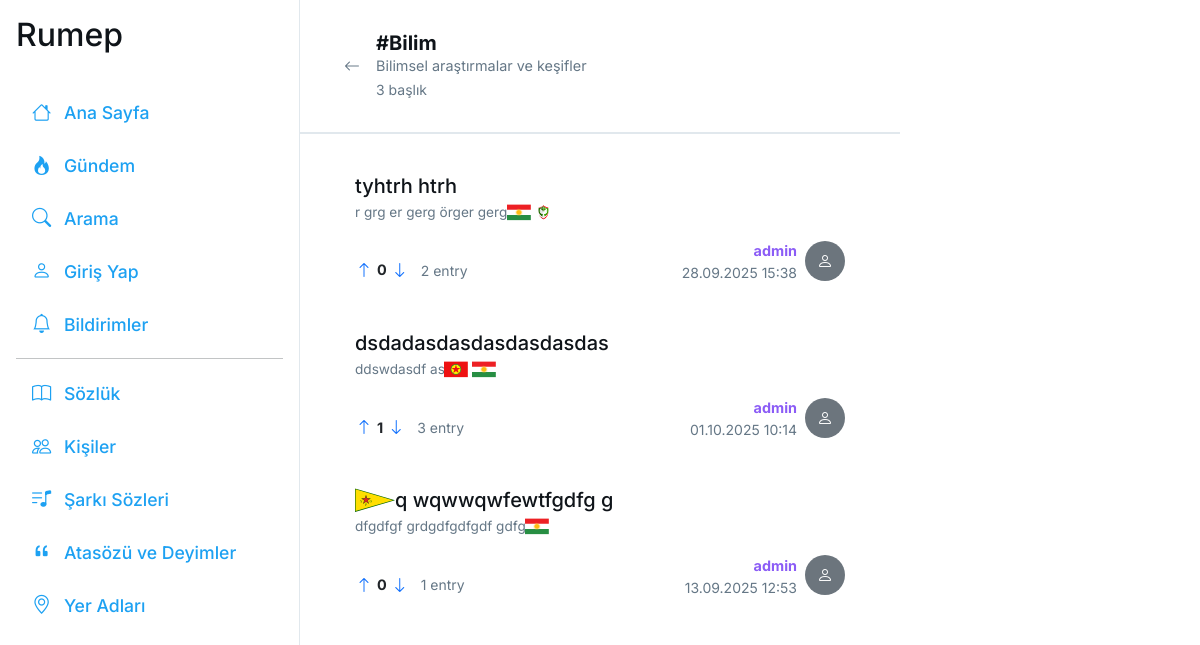
Screenshot of /category/bilim/ with the database file from the repository.
### main/models.py (models this page shows, shortened)
class Category(models.Model):
    name = models.CharField(max_length=100, unique=True)
    slug = models.SlugField(max_length=100, unique=True)
    description = models.TextField(blank=True)
    created_at = models.DateTimeField(auto_now_add=True)
    class Meta:
        verbose_name = _('Kategori')
        verbose_name_plural = _('Kategoriler')
        ordering = ['name']

class Topic(models.Model):
    title = models.CharField(max_length=200, unique=True, validators=[validate_title_text_only])
    slug = models.SlugField(max_length=200, unique=True, blank=True)
    code = models.CharField(max_length=10, unique=True, blank=True)
    user = models.ForeignKey(settings.AUTH_USER_MODEL, on_delete=models.CASCADE)
    categories = models.ManyToManyField(Category, blank=True, related_name='topics')
    created_at = models.DateTimeField(auto_now_add=True)
    updated_at = models.DateTimeField(auto_now=True)
    upvotes = models.ManyToManyField(settings.AUTH_USER_MODEL, related_name='upvoted_topics', blank=True)
    downvotes = models.ManyToManyField(settings.AUTH_USER_MODEL, related_name='downvoted_topics', blank=True)
    objects = TopicManager()
    class Meta:
        ordering = ['-updated_at']
        verbose_name = _('Başlık')
        verbose_name_plural = _('Başlıklar')
    def entry_count(self):
        return self.entries.count()
    def upvote_count(self):
        return self.upvotes.count()
    def downvote_count(self):
        return self.downvotes.count()
    def vote_score(self):
        return self.upvote_count() - self.downvote_count()

class Entry(models.Model):
    topic = models.ForeignKey(Topic, on_delete=models.CASCADE, related_name='entries')
    user = models.ForeignKey(settings.AUTH_USER_MODEL, on_delete=models.CASCADE)
    content = models.TextField(max_length=10000)
    code = models.CharField(max_length=10, unique=True, blank=True)
    link = models.URLField(blank=True, null=True)
    font_family = models.CharField(max_length=100, blank=True, null=True)
    created_at = models.DateTimeField(auto_now_add=True)
    updated_at = models.DateTimeField(auto_now=True)
    likes = models.ManyToManyField(settings.AUTH_USER_MODEL, related_name='liked_entries', blank=True)
    upvotes = models.ManyToManyField(settings.AUTH_USER_MODEL, related_name='upvoted_entries', blank=True)
    downvotes = models.ManyToManyField(settings.AUTH_USER_MODEL, related_name='downvoted_entries', blank=True)
    objects = EntryManager()
    class Meta:
        ordering = ['created_at']
        verbose_name = _('Entry')
        verbose_name_plural = _('Entry\'ler')

class Profile(models.Model):
    USER_ROLES = [
        ('user', _('Kullanıcı')),
        ('writer', _('Yazar')),
        ('moderator', _('Moderatör')),
        ('admin', _('Admin')),
        ('super_admin', _('Süper Admin')),
    ]
    user = models.OneToOneField(settings.AUTH_USER_MODEL, on_delete=models.CASCADE)
    nickname = models.CharField(max_length=50)
    username = models.CharField(max_length=30, unique=True)
    biography = models.TextField(max_length=500, blank=True, null=True)
    instagram_username = models.CharField(max_length=30, blank=True, null=True)
    twitter_username = models.CharField(max_length=30, blank=True, null=True)
    youtube_url = models.URLField(blank=True, null=True, verbose_name=_('YouTube Kanalı'))
    tiktok_username = models.CharField(max_length=30, blank=True, null=True, verbose_name=_('TikTok Kullanıcı Adı'))
    linkedin_url = models.URLField(blank=True, null=True, verbose_name=_('LinkedIn Profili'))
    github_username = models.CharField(max_length=30, blank=True, null=True, verbose_name=_('GitHub Kullanıcı Adı'))
    website_url = models.URLField(blank=True, null=True, verbose_name=_('Kişisel Website'))
    facebook_username = models.CharField(max_length=30, blank=True, null=True, verbose_name=_('Facebook Kullanıcı Adı'))
    user_role = models.CharField(
        max_length=20,
        choices=USER_ROLES,
        default='user',
        verbose_name=_('Kullanıcı Rolü')
    )
    katki_puani = models.PositiveIntegerField(default=0)
    account_status = models.CharField(
        max_length=20,
        choices=[
            ('active', _('Aktif')),
            ('frozen', _('Dondurulmuş')),
            ('deletion_scheduled', _('Silinme Planlandı'))
        ],
        default='active'
    )
    scheduled_deletion_date = models.DateTimeField(blank=True, null=True)
    preferred_language = models.CharField(
        max_length=10,
        choices=[
            ('tr', _('Türkçe')),
            ('ku', _('Kürtçe')),
            ('en', _('İngilizce')),
        ],
        default='tr',
        blank=True
    )
    dark_mode = models.BooleanField(default=False, verbose_name=_('Karanlık Mod'))

### main/views/category_views.py (the view)
# urls.py: path('category/<slug:slug>/', category_views.category_detail, name='category_detail'),
def category_detail(request, slug):
    category = get_object_or_404(Category, slug=slug)
    topics = Topic.objects.filter(categories=category).order_by('-updated_at')
    all_categories = Category.objects.all().order_by('name')
    category.topic_count = topics.count()
    paginator = Paginator(topics, 20)
    page_number = request.GET.get('page')
    page_obj = paginator.get_page(page_number)
    return render(request, 'main/category_detail.html', {
        'category': category,
        'topics': page_obj,
        'all_categories': all_categories,
        'user': request.user
    })

### main/context_processors.py (called while the page is built, shortened)
def notification_count(request):
    if request.user.is_authenticated:
        unread_count = request.user.notifications.filter(is_read=False).count()
        return {'unread_notifications_count': unread_count}
    return {'unread_notifications_count': 0}

def user_role_context(request):
    return {
        'user_role': 'user',
        'user_role_display': _('Kullanıcı'),
        'user_role_badge': _('Kullanıcı'),
        'is_writer': False,
        'is_moderator': False,
        'is_admin': False,
        'is_super_admin': False,
    }

def sidebar_data(request):
    popular_topics = Topic.objects.annotate(
        total_entries=Count('entries')
    ).filter(total_entries__gt=0).order_by('-total_entries')[:5]
    active_authors = Profile.objects.annotate(
        topic_count=Count('user__topic'),
        entry_count=Count('user__entry')
    ).filter(
        topic_count__gt=0
    ).order_by('-topic_count', '-entry_count')[:5]
    return {
        'sidebar_popular_topics': popular_topics,
        'sidebar_active_authors': active_authors,
    }

### main/templatetags/category_tags.py (called while the page is built)
@register.filter
def translate_category(category_name):
    translations = {
        'Spor': _('Spor'),
        'Teknoloji': _('Teknoloji'),
        'Müzik': _('Müzik'),
        'Siyaset': _('Siyaset'),
        'Sanat': _('Sanat'),
        'Bilim': _('Bilim'),
        'Eğitim': _('Eğitim'),
        'Sağlık': _('Sağlık'),
        'Ekonomi': _('Ekonomi'),
        'Kültür': _('Kültür'),
        'Tarih': _('Tarih'),
        'Edebiyat': _('Edebiyat'),
        'Sinema': _('Sinema'),
        'Oyun': _('Oyun'),
        'Yemek': _('Yemek'),
        'Seyahat': _('Seyahat'),
        'Moda': _('Moda'),
        'Doğa': _('Doğa'),
        'Felsefe': _('Felsefe'),
        'Din': _('Din'),
    }
    return translations.get(category_name, category_name)

### main/templatetags/post_tags.py (called while the page is built)
@register.filter
def process_mentions(text):
    from main.models import Profile
    def replace_mention(match):
        username = match.group(1)
        try:
            profile = Profile.objects.get(username=username)
            profile_url = reverse('profile_detail', args=[username])
            return f'<a href="{profile_url}" class="mention-link">@{username}</a>'
        except Profile.DoesNotExist:
            return f'@{username}'
    mention_pattern = r'@([a-zA-Z0-9_]+)'
    processed_text = re.sub(mention_pattern, replace_mention, text)
    return mark_safe(processed_text)

### main/templates/main/category_detail.html (shortened to what this page needs)
{% extends 'main/base.html' %}
{% load static %}
{% load post_tags %}
{% load i18n %}
{% load category_tags %}
{% block page_tabs %}
    {% include 'main/partials/category_tabs.html' with category=category %}
{% endblock %}
{% block content %}
<div class="container twitter-container">
    <div class="topic-container">
        {% for topic in topics %}
            {% with first_entry=topic.entries.first %}
                <div class="card mb-2 topic-card border-0" style="box-shadow: none !important;">
                    <div class="card-body">
                        <a href="{% url 'topic_detail' topic.slug %}" class="text-decoration-none text-dark">
                            <h5 class="card-title mb-1">{{ topic.title }}</h5>
                        </a>
                        {% if first_entry %}
                        <div class="first-entry-preview text-muted mb-2" style="font-size: 0.85rem; color: #6c757d;">
                            {% if first_entry.content|length > 790 %}
                                {{ first_entry.content|slice:":790"|render_emojis|safe }}
                                <a href="{% url 'topic_detail' topic.slug %}" class="text-primary text-decoration-none">...{% trans "devamını gör" %}</a>
                            {% else %}
                                {{ first_entry.content|render_emojis|safe }}
                            {% endif %}
                        </div>
                        {% endif %}
                        <div class="d-flex justify-content-between align-items-end mt-3">
                            <div class="vote-buttons d-flex gap-1 align-items-center">
                                <button class="btn btn-link p-0 vote-btn" data-topic-slug="{{ topic.slug }}" data-vote-type="up">
                                    <i class="bi bi-arrow-up{% if user in topic.upvotes.all %}-circle-fill text-success{% endif %}"></i>
                                </button>
                                <span class="vote-score fw-bold" style="font-size: 0.9rem;">{{ topic.vote_score }}</span>
                                <button class="btn btn-link p-0 vote-btn" data-topic-slug="{{ topic.slug }}" data-vote-type="down">
                                    <i class="bi bi-arrow-down{% if user in topic.downvotes.all %}-circle-fill text-danger{% endif %}"></i>
                                </button>
                                <small class="text-muted ms-2">{{ topic.entry_count }} {% trans "entry" %}</small>
                            </div>
                            <div class="d-flex align-items-center">
                                <div class="text-end me-2">
                                    <a href="{% url 'profile_detail' topic.user.profile.username %}" class="fw-bold text-decoration-none" style="font-size: 0.9rem; color: #8b5cf6;">{{ topic.user.profile.nickname }}</a>
                                    <small class="text-muted d-block">{{ topic.created_at|date:"d.m.Y H:i" }}</small>
                                </div>
                                <div class="rounded-circle bg-secondary d-flex align-items-center justify-content-center" style="width: 40px; height: 40px;">
                                    <i class="bi bi-person text-white"></i>
                                </div>
                            </div>
                        </div>
                    </div>
                </div>
            {% endwith %}
        {% empty %}
            <p class="text-muted p-3">{% trans "Bu kategoride henüz başlık yok." %}</p>
        {% endfor %}
    </div>
</div>
{% endblock %}

### main/templates/main/partials/category_tabs.html
{% load i18n %}
{% load category_tags %}
<div class="page-title-area">
    <div class="d-flex align-items-center p-3">
        <a href="{% url 'categories' %}" class="btn btn-link text-muted p-1 me-2 flex-shrink-0" title="{% trans 'Tüm Kategoriler' %}" style="width: 32px; height: 32px; display: flex; align-items: center; justify-content: center;">
            <i class="bi bi-arrow-left fs-6"></i>
        </a>
        <div class="flex-grow-1">
            <h4 class="page-title mb-0 fw-bold">#{{ category.name|translate_category }}</h4>
            {% if category.description %}
                <p class="text-muted mb-0" style="font-size: 0.9rem;">{{ category.description }}</p>
            {% endif %}
            <small class="text-muted">{{ category.topic_count }} {% trans "başlık" %}</small>
        </div>
    </div>
</div>

### main/static/main/css/kisi.css (style rules this page uses)
.card-title { color: #0f1419 !important; }
.text-muted { color: #657786 !important; }

### main/static/main/css/modern.css (style rules this page uses)
.btn, .card, .form-control { transition: all 0.2s ease; }

### main/static/main/css/layout.css (style rules this page uses)
html { font-size: 16px; }
.page-title-area { border-bottom: 1px solid #e1e8ed; padding: 15px 20px; }
.page-title { color: #0f1419; font-weight: 700; font-size: 1.25rem; margin: 0; }
.entry-content, .first-entry-preview, .card-body, .topic-content { font-family: var(--entry-font, inherit) !important; }

### main/static/main/css/responsive-fixes.css (style rules this page uses)
@media (min-width: 1025px) and (max-width: 1366px) { .container { max-width: 1200px; } }

### main/static/main/css/general.css (style rules this page uses)
body { background-color: #f5f8fa; font-family: -apple-system, BlinkMacSystemFont, "Segoe UI", Roboto, "Helvetica Neue", Arial, sans-serif; color: #0f1419; }
.twitter-container { max-width: 680px; margin: 0 auto; padding: 0 16px; }
.text-dark { color: #0f1419 !important; }
.text-muted { color: #657786 !important; }
.card-title { color: #0f1419 !important; }
h1, h2, h3, h4, h5, h6 { color: #0f1419 !important; }

### main/static/main/css/tweetCard.css (style rules this page uses)
.card-body { max-height: none !important; overflow: visible !important; }

### main/static/main/css/profile.css (style rules this page uses)
.container.twitter-container { max-width: 900px; padding: 0 15px; }

### main/static/main/css/accessibility.css (style rules this page uses)
.text-muted { color: #6b7280 !important; }
.card { border: 1px solid var(--border-color); }
::placeholder { color: #9ca3af !important; opacity: 1; }

### main/static/main/css/sozluk.css (style rules this page uses)
.card-title { color: #0f1419 !important; }
.text-muted { color: #657786 !important; }

### main/static/main/css/sarki.css (style rules this page uses)
.card-title { color: #0f1419 !important; }
.text-muted { color: #657786 !important; }

### main/static/main/css/atasozu_deyim.css (style rules this page uses)
.card-title { color: #0f1419 !important; }

### main/static/main/css/yer_adlari_new.css (style rules this page uses)
.card { border-radius: 12px; border: 1px solid #e1e8ed; box-shadow: 0 2px 8px rgba(0, 0, 0, 0.1); transition: all 0.3s ease; }
.card-body { padding: 20px; }

### main/static/main/css/page-transitions.css (style rules this page uses)
.page-content, .center-main-area > .page-content, .container, .modern-profile-container { animation: fadeInUp 0.4s cubic-bezier(0.4, 0, 0.2, 1); }
.card, .content-card, .tweet-card, .notification-item { animation: fadeInCard 0.5s cubic-bezier(0.4, 0, 0.2, 1) forwards; opacity: 0; }
.card:nth-child(1) { animation-delay: 0.1s; }
.card:nth-child(2) { animation-delay: 0.15s; }
.card:nth-child(3) { animation-delay: 0.2s; }
.page-title-area, .profile-header, h1, h2, h3, h4 { animation: fadeInTitle 0.3s cubic-bezier(0.4, 0, 0.2, 1); }
.form-control, .btn { animation: fadeIn 0.4s cubic-bezier(0.4, 0, 0.2, 1); }

### rows the page displays
Category: name|translate_category "Bilim", description "Bilimsel araştırmalar ve keşifler", topic_count "3"
Topic: title "tyhtrh htrh", entries.first.content|render_emojis "r grg er gerg örger gerg ", vote_score "0", entry_count "2", user.profile.nickname "admin", created_at "28.09.2025 15:38"
Topic: title "dsdadasdasdasdasdasdas", entries.first.content|render_emojis "ddswdasdf as ", vote_score "1", entry_count "3", user.profile.nickname "admin", created_at "01.10.2025 10:14"
Topic: title "q wqwwqwfewtfgdfg g", entries.first.content|render_emojis "dfgdfgf grdgdfgdfgdf gdfg", vote_score "0", entry_count "1", user.profile.nickname "admin", created_at "13.09.2025 12:53"
